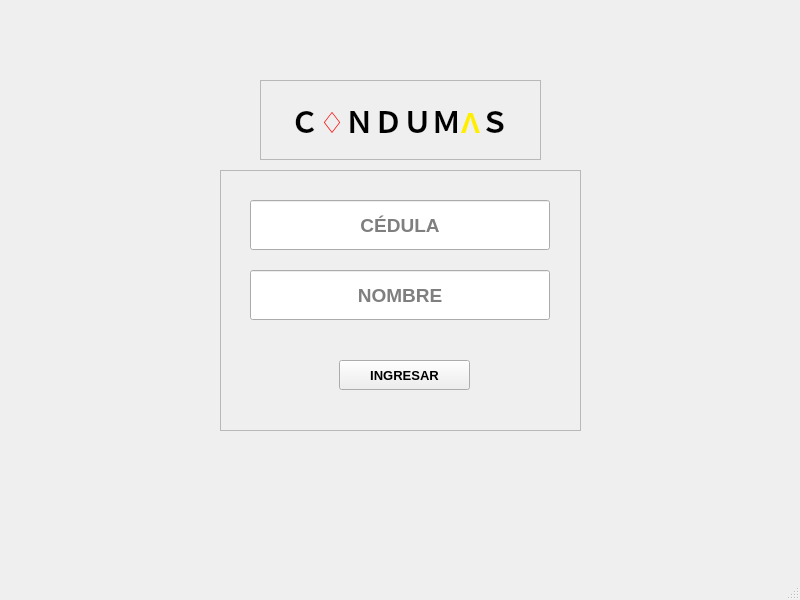
<?xml version="1.0" encoding="UTF-8"?>
<ui version="4.0">
 <class>MainWindow</class>
 <widget class="QMainWindow" name="MainWindow">
  <property name="geometry">
   <rect>
    <x>0</x>
    <y>0</y>
    <width>800</width>
    <height>600</height>
   </rect>
  </property>
  <property name="windowTitle">
   <string>PRUEBA PSICOMÉTRICA</string>
  </property>
  <widget class="QWidget" name="centralwidget">
   <widget class="QLabel" name="Fondo">
    <property name="geometry">
     <rect>
      <x>-200</x>
      <y>-60</y>
      <width>1231</width>
      <height>671</height>
     </rect>
    </property>
    <property name="styleSheet">
     <string notr="true">image: url(:/cct/wallpaper_main.jpg);</string>
    </property>
    <property name="text">
     <string>&lt;html&gt;&lt;head/&gt;&lt;body&gt;&lt;p&gt;&lt;br/&gt;&lt;/p&gt;&lt;/body&gt;&lt;/html&gt;</string>
    </property>
   </widget>
   <widget class="QFrame" name="Inputs">
    <property name="geometry">
     <rect>
      <x>220</x>
      <y>170</y>
      <width>361</width>
      <height>261</height>
     </rect>
    </property>
    <property name="acceptDrops">
     <bool>false</bool>
    </property>
    <property name="autoFillBackground">
     <bool>false</bool>
    </property>
    <property name="frameShape">
     <enum>QFrame::StyledPanel</enum>
    </property>
    <property name="frameShadow">
     <enum>QFrame::Raised</enum>
    </property>
    <widget class="QLabel" name="Graytransparent">
     <property name="geometry">
      <rect>
       <x>-10</x>
       <y>-10</y>
       <width>371</width>
       <height>271</height>
      </rect>
     </property>
     <property name="styleSheet">
      <string notr="true">image: url(:/cct/fondo-png-transparente.png);</string>
     </property>
     <property name="text">
      <string>&lt;html&gt;&lt;head/&gt;&lt;body&gt;&lt;p&gt;&lt;br/&gt;&lt;/p&gt;&lt;/body&gt;&lt;/html&gt;</string>
     </property>
    </widget>
    <widget class="QPushButton" name="IngresarBoton">
     <property name="geometry">
      <rect>
       <x>119</x>
       <y>190</y>
       <width>131</width>
       <height>30</height>
      </rect>
     </property>
     <property name="font">
      <font>
       <pointsize>10</pointsize>
       <weight>75</weight>
       <italic>false</italic>
       <bold>true</bold>
       <underline>false</underline>
      </font>
     </property>
     <property name="text">
      <string>INGRESAR</string>
     </property>
    </widget>
    <widget class="QLineEdit" name="nombre_celda">
     <property name="geometry">
      <rect>
       <x>30</x>
       <y>100</y>
       <width>300</width>
       <height>50</height>
      </rect>
     </property>
     <property name="font">
      <font>
       <pointsize>14</pointsize>
       <weight>75</weight>
       <bold>true</bold>
      </font>
     </property>
     <property name="autoFillBackground">
      <bool>false</bool>
     </property>
     <property name="text">
      <string/>
     </property>
     <property name="alignment">
      <set>Qt::AlignCenter</set>
     </property>
     <property name="placeholderText">
      <string>NOMBRE</string>
     </property>
    </widget>
    <widget class="QLineEdit" name="cedula_celda">
     <property name="geometry">
      <rect>
       <x>30</x>
       <y>30</y>
       <width>300</width>
       <height>50</height>
      </rect>
     </property>
     <property name="font">
      <font>
       <pointsize>14</pointsize>
       <weight>75</weight>
       <bold>true</bold>
      </font>
     </property>
     <property name="text">
      <string/>
     </property>
     <property name="alignment">
      <set>Qt::AlignCenter</set>
     </property>
     <property name="placeholderText">
      <string>CÉDULA</string>
     </property>
    </widget>
   </widget>
   <widget class="QFrame" name="Condumas">
    <property name="geometry">
     <rect>
      <x>260</x>
      <y>80</y>
      <width>281</width>
      <height>80</height>
     </rect>
    </property>
    <property name="frameShape">
     <enum>QFrame::StyledPanel</enum>
    </property>
    <property name="frameShadow">
     <enum>QFrame::Raised</enum>
    </property>
    <widget class="QLabel" name="label_4">
     <property name="geometry">
      <rect>
       <x>10</x>
       <y>10</y>
       <width>261</width>
       <height>61</height>
      </rect>
     </property>
     <property name="styleSheet">
      <string notr="true">image: url(:/cct/fondo-png-transparente.png);</string>
     </property>
     <property name="text">
      <string>&lt;html&gt;&lt;head/&gt;&lt;body&gt;&lt;p&gt;&lt;img src=&quot;:/cct/fondo-png-transparente.png&quot;/&gt;&lt;/p&gt;&lt;/body&gt;&lt;/html&gt;</string>
     </property>
    </widget>
    <widget class="QLabel" name="label_5">
     <property name="geometry">
      <rect>
       <x>30</x>
       <y>10</y>
       <width>231</width>
       <height>61</height>
      </rect>
     </property>
     <property name="text">
      <string>&lt;html&gt;&lt;head/&gt;&lt;body&gt;&lt;p&gt;&lt;span style=&quot; font-size:22pt; font-weight:600; color:#000000;&quot;&gt;Ｃ&lt;/span&gt;&lt;span style=&quot; font-size:22pt; font-weight:600; color:#ff0000;&quot;&gt;♢&lt;/span&gt;&lt;span style=&quot; font-size:22pt; font-weight:600; color:#000000;&quot;&gt;ＮＤＵＭ&lt;/span&gt;&lt;span style=&quot; font-size:22pt; font-weight:600; color:#ffee00;&quot;&gt;Λ&lt;/span&gt;&lt;span style=&quot; font-size:22pt; font-weight:600; color:#000000;&quot;&gt;Ｓ&lt;/span&gt;&lt;/p&gt;&lt;/body&gt;&lt;/html&gt;</string>
     </property>
    </widget>
   </widget>
  </widget>
  <widget class="QStatusBar" name="statusbar"/>
 </widget>
 <resources>
  <include location="wallpaper.qrc"/>
 </resources>
 <connections/>
</ui>
